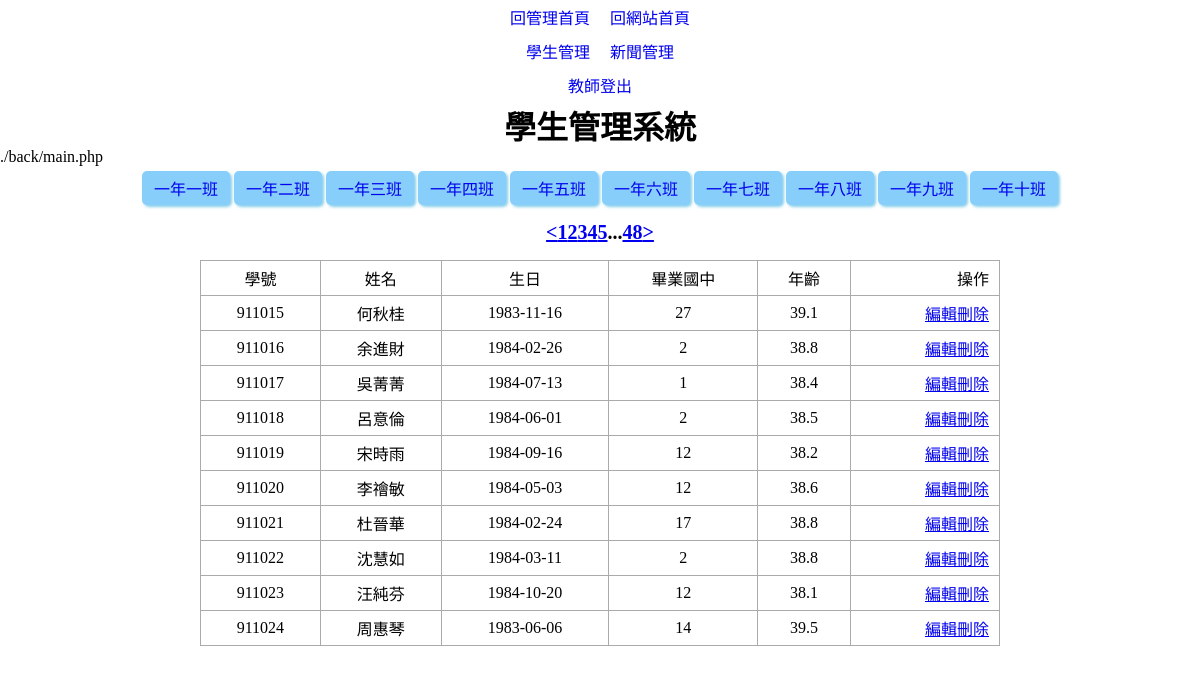
The page /admin_center.php?page=2 (signed in) on the database its author committed.
### tables this page shows
CREATE TABLE `classes` (
  `id` int(10) UNSIGNED NOT NULL,
  `code` varchar(3) NOT NULL,
  `name` varchar(12) NOT NULL,
  `tutor` varchar(8) NOT NULL
);

CREATE TABLE `students` (
  `id` int(10) UNSIGNED NOT NULL,
  `school_num` int(6) DEFAULT NULL COMMENT '學號',
  `name` varchar(8) DEFAULT NULL COMMENT '姓名',
  `birthday` date DEFAULT NULL COMMENT '出生年月日',
  `uni_id` varchar(10) DEFAULT NULL COMMENT '身分證號碼',
  `addr` varchar(32) DEFAULT NULL COMMENT '住址',
  `parents` varchar(8) DEFAULT NULL COMMENT '家長',
  `tel` varchar(16) DEFAULT NULL COMMENT '電話',
  `dept` varchar(8) DEFAULT NULL COMMENT '科別',
  `graduate_at` varchar(16) DEFAULT NULL COMMENT '畢業國中',
  `status_code` varchar(4) DEFAULT NULL
);

### back/main.php (the view, shortened to what this page needs)
<?php
include "./layouts/class_nav.php";
?>
<?php
    if (isset($_GET['code'])) {
        $sql = "SELECT `students`.`id`,
                `students`.`school_num` as '學號',
                `students`.`name` as '姓名',
                `students`.`birthday` as '生日',
                `students`.`graduate_at` as '畢業國中'
                FROM `students`,`class_student`
                WHERE `class_student`.`school_num`=`students`.`school_num` && `class_code`='{$_GET['code']}'";
        $sql_total = "SELECT count(`students`.`id`)
                FROM `students`,`class_student`
                WHERE `class_student`.`school_num`=`students`.`school_num` &&  `class_code`='{$_GET['code']}'";
    }else{
        $sql = "SELECT `students`.`id`,
                `students`.`school_num` as '學號',
                `students`.`name` as '姓名',
                `students`.`birthday` as '生日',
                `students`.`graduate_at` as '畢業國中'
                FROM `students`";
        $sql_total = "SELECT count(`students`.`id`)
                FROM `students`";
    }
    $div=10;
    $total=$pdo->query($sql_total)->fetchColumn();
    $pages=ceil($total/$div);
    $now=(isset($_GET['page']))?$_GET['page']:1;
    $start=($now-1)*$div;
    $sql=$sql."LIMIT $start,$div";
    $rows = $pdo->query($sql)->fetchAll(PDO::FETCH_ASSOC);
    ?>
    <div class="pages">
    <?php
    if(($now-1)>=1){
        $prev=$now-1;
        if(isset($_GET['code'])){
            echo "<a href='?page=$prev&code={$_GET['code']}'>";
            echo "&lt";
            echo "</a>";
        }else{
            echo "<a href='?page=$prev'>";
            echo "&lt";
            echo "</a>";
        }
    }else{
        echo "<a class='noshow'>&nbsp;</a>";
    }
    ?>
<?php
        if($now>=3 && $now<=($pages-2)){
            $startPage=$now-2;
        }else if($now-2<3){
            $startPage=1;
        }else{
            $startPage=$pages-4;
        }
        for($i=$startPage;$i<=($startPage+4);$i++){
            $nowPage=($i==$now)?'now':'';
            if(isset($_GET['code'])){
                echo "<a href='?page=$i&code={$_GET['code']}' class='$nowPage'> ";
                echo $i;
                echo " </a>";
            }else{
                echo "<a href='?page=$i' class='$nowPage'> ";
                echo $i;
                echo " </a>";
            }
        }
        ?>
<?php
        if($now<=($pages-3)){
            if(isset($_GET['code'])){
                echo "...<a href='?page=$pages&code={$_GET['code']}'> ";
                echo "$pages";
                echo " </a>";
            }else{
                echo "...<a href='?page=$pages'> ";
                echo "$pages";
                echo " </a>";
            }
        }
    ?>
    <?php
    if(($now+1)<=$pages){
        $next=$now+1;
        if(isset($_GET['code'])){
            echo "<a href='?page=$next&code={$_GET['code']}'>";
            echo "&gt";
            echo "</a>";
        }else{
            echo "<a href='?page=$next'>";
            echo "&gt";
            echo "</a>";
        }
    }else{
        echo "<a class='noshow'>&nbsp</a>";
    }
    ?>
    </div>
    <table class='list-students'>
        <tr>
            <td>學號</td>
            <td>姓名</td>
            <td>生日</td>
            <td>畢業國中</td>
            <td>年齡</td>
            <td>操作</td>
        </tr>
        <?php
        foreach ($rows as $row) {
            $age = round((strtotime('now') - strtotime($row['生日'])) / (60 * 60 * 24 * 365), 1);
            echo "<tr>";
            echo "<td>{$row['學號']}</td>";
            echo "<td>{$row['姓名']}</td>";
            echo "<td>{$row['生日']}</td>";
            echo "<td>{$row['畢業國中']}</td>";
            echo "<td>$age</td>";
            echo "<td>";
            echo "<a href='./back/edit.php?id={$row['id']}'>編輯</a>";
            echo "<a href='./back/confirm.php?id={$row['id']}'>刪除</a>";
            echo "</td>";
            echo "</tr>";
        }
        ?>
    </table>

### layouts/class_nav.php
<nav>
    <ul class="class-list">
    <?php
        $sql="SELECT `id`,`code`,`name` FROM `classes`";
        $classes=$pdo->query($sql)->fetchAll(PDO::FETCH_ASSOC);
        foreach($classes as $class){
            echo "<li><a href='?code={$class['code']}'>{$class['name']}</a></li>";
        }
    ?>
    </ul>
    </nav>

### style.css (style rules this page uses)
* { margin: 0; padding: 0; box-sizing: border-box; }
.list-students { border-collapse: collapse; width:800px; margin:auto; }
.list-students td { border: 1px solid #aaa; padding: 5px 10px; text-align: center; }
.list-students td:nth-last-child(1) { text-align: right; }
nav a { display: inline-block; padding: 5px 10px; text-decoration: none; }
.class-list { display: flex; list-style-type: none; justify-content: center; align-items: center; margin:5px 0; }
nav ul.class-list li a { padding:5px 12px; margin:0 2px; border-radius:5px; background-color: lightskyblue; box-shadow:2px 2px 3px skyblue; text-decoration: none; }
nav,pages { text-align: center; }
.pages { font-size:20px; font-weight: bolder; margin:1rem auto; display: flex; justify-content:center; width:800px; }

### rows shown on the page
classes: name "一年一班"
classes: name "一年二班"
classes: name "一年三班"
classes: name "一年四班"
classes: name "一年五班"
classes: name "一年六班"
classes: name "一年七班"
classes: name "一年八班"
classes: name "一年九班"
classes: name "一年十班"
students: school_num "911015", name "何秋桂", birthday "1983-11-16", graduate_at "27", birthday "39.1"
students: school_num "911016", name "余進財", birthday "1984-02-26", graduate_at "2", birthday "38.8"
students: school_num "911017", name "吳菁菁", birthday "1984-07-13", graduate_at "1", birthday "38.4"
students: school_num "911018", name "呂意倫", birthday "1984-06-01", graduate_at "2", birthday "38.5"
students: school_num "911019", name "宋時雨", birthday "1984-09-16", graduate_at "12", birthday "38.2"
students: school_num "911020", name "李禬敏", birthday "1984-05-03", graduate_at "12", birthday "38.6"
students: school_num "911021", name "杜晉華", birthday "1984-02-24", graduate_at "17", birthday "38.8"
students: school_num "911022", name "沈慧如", birthday "1984-03-11", graduate_at "2", birthday "38.8"
students: school_num "911023", name "汪純芬", birthday "1984-10-20", graduate_at "12", birthday "38.1"
students: school_num "911024", name "周惠琴", birthday "1983-06-06", graduate_at "14", birthday "39.5"

### other values the page prints
$file "./back/main.php"
$pages "48"
